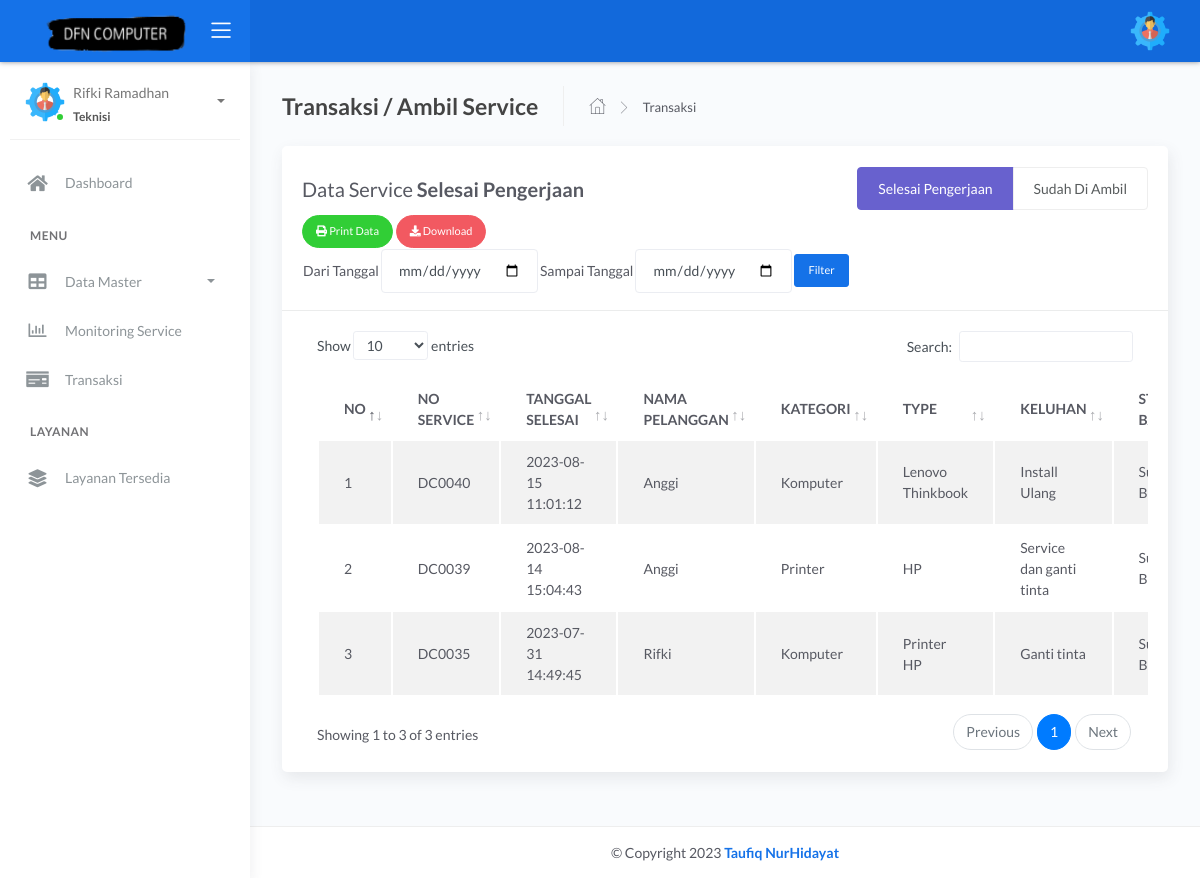
Screenshot of /admin/teknisi/transaksi_service.php (signed in) with the database file from the repository.
### tables this page shows
CREATE TABLE `service` (
  `no_service` int(11) NOT NULL,
  `id_pelanggan` int(11) NOT NULL,
  `kategori` varchar(255) NOT NULL,
  `type` varchar(255) NOT NULL,
  `keluhan` text NOT NULL,
  `tanggal` date DEFAULT current_timestamp(),
  `progres` varchar(255) NOT NULL,
  `keterangan` varchar(255) NOT NULL,
  `totharga` int(25) NOT NULL,
  `id_admin` int(11) NOT NULL,
  `id_order` int(11) NOT NULL,
  `tgl_update` datetime NOT NULL DEFAULT current_timestamp() ON UPDATE current_timestamp()
);

CREATE TABLE `pelanggan` (
  `id_pelanggan` int(10) NOT NULL,
  `nama` varchar(100) NOT NULL,
  `password` varchar(100) NOT NULL,
  `hp` varchar(25) NOT NULL,
  `email` varchar(100) NOT NULL,
  `jk` varchar(100) NOT NULL,
  `alamat` varchar(255) NOT NULL,
  `status` varchar(255) NOT NULL
);

### admin/teknisi/transaksi_service.php (the view, shortened to what this page needs)
<?php include 'header.php';
?>
<div class="main-panel">
    <div class="content">
        <div class="page-inner ">
            <div class="page-header">
                <h4 class="page-title">Transaksi / Ambil Service</h4>
                <ul class="breadcrumbs">
                    <li class="nav-home">
                        <a href="index.php">
                            <i class="flaticon-home"></i>
                        </a>
                    </li>
                    <li class="separator">
                        <i class="flaticon-right-arrow"></i>
                    </li>
                    <li class="nav-item">
                        <a href="transaksi_service.php">Transaksi</a>
                    </li>
                </ul>
            </div>
            <div class="row ">
                <div class="col-md-12">
                    <div class="card">
                        <div class="card-header">
                            <div class="d-flex align-items-center">
                                <h1 class="card-title">Data Service
                                    <b>
                                        Selesai Pengerjaan
                                    </b>
                                </h1>
                                <ul class="nav nav-pills nav-secondary ml-auto" id="pills-tab" role="tablist">
                                    <li class="nav-item">
                                        <a class="nav-link active" href="transaksi_service.php" role="tab" aria-controls="pills-home" aria-selected="true">Selesai Pengerjaan</a>
                                    </li>
                                    <li class="nav-item">
                                        <a class="nav-link" href="transaksi_service_diambil.php" role="tab" aria-controls="pills-profile" aria-selected="false">Sudah Di Ambil</a>
                                    </li>
                                </ul>
                            </div>
                            <?php
                            if (isset($_POST['filter'])) {
                                $dari_tgll = mysqli_real_escape_string($koneksi, $_POST['dari_tgl']);
                                $sampai_tgll = mysqli_real_escape_string($koneksi, $_POST['sampai_tgl']);
                                $_SESSION['dari_tgl'] = $dari_tgll;
                                $_SESSION['sampai_tgl'] = $sampai_tgll;
                            ?>
                                <a class="btn btn-success btn-round btn-sm ml-auto" href="print_transaksi_selesai.php" target="_blank">
                                    <i class="fa fa-print"></i>
                                    Print Data
                                </a>
                                <a class="btn btn-danger btn-round btn-sm ml-auto" href="download_transaksi_selesai.php" target="_blank">
                                    <i class="fa fa-download"></i>
                                    Download
                                </a>
                            <?php } else { ?>
                                <a class="btn btn-success btn-round btn-sm ml-auto" href="print_transaksi_selesai.php" target="_blank">
                                    <i class="fa fa-print"></i>
                                    Print Data
                                </a>
                                <a class="btn btn-danger btn-round btn-sm ml-auto" href="download_transaksi_selesai.php" target="_blank">
                                    <i class="fa fa-download"></i>
                                    Download
                                </a>
                            <?php }
                            ?>
                            <br>
                            <form method="post" action="">
                                <table>
                                    <tr>
                                        <td>Dari Tanggal </td>
                                        <td><input class="form-control" type="date" value="<?= $dari_tgll ?>" name="dari_tgl" required></td>
                                        <td>Sampai Tanggal </td>
                                        <td><input class="form-control" type="date" value="<?= $sampai_tgll ?>" name="sampai_tgl" required></td>
                                        <td><input type="submit" class="btn btn-primary btn-sm" name="filter" value="Filter"></td>
                                    </tr>
                                </table>
                            </form>
                        </div>
                        <div class="card-body">
                            <div class="table-responsive">
                                <table id="tablepembayaran" class="display table table-striped table-hover">
                                    <thead>
                                        <tr>
                                            <th>NO</th>
                                            <th>NO SERVICE</th>
                                            <th>TANGGAL SELESAI</th>
                                            <th>NAMA PELANGGAN</th>
                                            <th>KATEGORI</th>
                                            <th>TYPE</th>
                                            <th>KELUHAN</th>
                                            <th>STATUS BAYAR</th>
                                        </tr>
                                    </thead>
                                    <tbody>
                                        <?php
                                        include '../../koneksi.php';
                                        $no = 1;
                                        if (isset($_POST['filter'])) {
                                            $dari_tgl = mysqli_real_escape_string($koneksi, $_POST['dari_tgl']);
                                            $sampai_tgl = mysqli_real_escape_string($koneksi, $_POST['sampai_tgl']);
                                            $data = mysqli_query($koneksi, "SELECT service.*,
                                            pelanggan.id_pelanggan,
                                            pelanggan.nama,
                                            transaksi_midtrans.id_order,
                                            transaksi_midtrans.status_code
                                            FROM service,pelanggan, transaksi_midtrans
                                            WHERE service.id_pelanggan = pelanggan.id_pelanggan
                                            AND service.id_order = transaksi_midtrans.id_order
                                            AND progres IN ('Selesai Pengerjaan')
                                            AND tanggal BETWEEN '$dari_tgl' AND '$sampai_tgl' ORDER BY no_service DESC");
                                        } else {
                                            $data = mysqli_query($koneksi, "SELECT service.*,
                                            pelanggan.id_pelanggan,
                                            pelanggan.nama,
                                            transaksi_midtrans.id_order,
                                            transaksi_midtrans.status_code
                                            FROM service, pelanggan, transaksi_midtrans
                                            WHERE service.id_pelanggan = pelanggan.id_pelanggan
                                            AND progres IN ('Selesai Pengerjaan')
                                            AND service.id_order = transaksi_midtrans.id_order
                                            ORDER BY no_service DESC");
                                        }
                                        while ($d = mysqli_fetch_array($data)) {
                                        ?>
                                            <tr>
                                                <td><?php echo $no++; ?></td>
                                                <td>DC00<?php echo $d['no_service']; ?></td>
                                                <td><?php echo $d['tgl_update']; ?> </td>
                                                <td><?php echo $d['nama']; ?></td>
                                                <td><?php echo $d['kategori']; ?></td>
                                                <td><?php echo $d['type']; ?></td>
                                                <td><?php echo $d['keluhan']; ?></td>
                                                <td>
                                                    <?php
                                                    $status = $d['status_code'];
                                                    if ($status == 200) {
                                                        echo "Sudah Bayar";
                                                    } else {
                                                        echo "Belum Bayar";
                                                    }
                                                    ?>
                                                </td>
                                                <td>
                                                    <div class="modal fade" id="editservice_<?php echo $d['no_service']; ?>" tabindex="-1" role="dialog" aria-hidden="true">
                                                    <?php
                                                }
                                                    ?>
                                                </td>
                                            </tr>
                                    </tbody>
                                </table>
                            </div>
                        </div>
                    </div>
                </div>
            </div>
        </div>
    </div>
    <?php include 'footer.php'; ?>
</div>

### rows the page displays
service: no_service "40", tgl_update "2023-08-15 11:01:12", id_pelanggan.nama "Anggi", kategori "Komputer", type "Lenovo Thinkbook", keluhan "Install Ulang"
service: no_service "39", tgl_update "2023-08-14 15:04:43", id_pelanggan.nama "Anggi", kategori "Printer", type "HP", keluhan "Service dan ganti tinta"
service: no_service "35", tgl_update "2023-07-31 14:49:45", id_pelanggan.nama "Rifki", kategori "Komputer", type "Printer HP", keluhan "Ganti tinta"

### other values shown
$_SESSION['name'] "Rifki Ramadhan"
$_SESSION['level'] "Teknisi"
